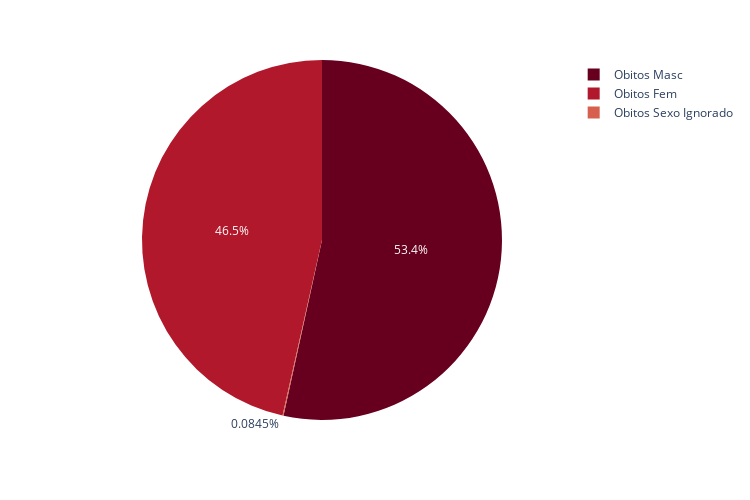

Notebook code cell kept with this figure:
### Code cell
women_men_deaths_fn(dx)

### Figure 1 — Plotly figure (JSON) as saved in the notebook; plotly's stock layout.template omitted (floating-point values rounded to 4 significant figures; data arrays with more than 128 entries replaced by an {"elided": "..."} marker saying what was removed)
{"data": [{"domain": {"x": [0, 1], "y": [0, 1]}, "hovertemplate": "label=%{label}<br>value=%{value}<extra></extra>", "labels": {"elided": "630 str values"}, "legendgroup": "", "name": "", "showlegend": true, "type": "pie", "values": {"elided": "630 int values"}}], "layout": {"height": 500, "legend": {"tracegroupgap": 0}, "margin": {"t": 60}, "piecolorway": ["rgb(103,0,31)", "rgb(178,24,43)", "rgb(214,96,77)", "rgb(244,165,130)", "rgb(253,219,199)", "rgb(247,247,247)", "rgb(209,229,240)", "rgb(146,197,222)", "rgb(67,147,195)", "rgb(33,102,172)", "rgb(5,48,97)"], "width": 750}}
